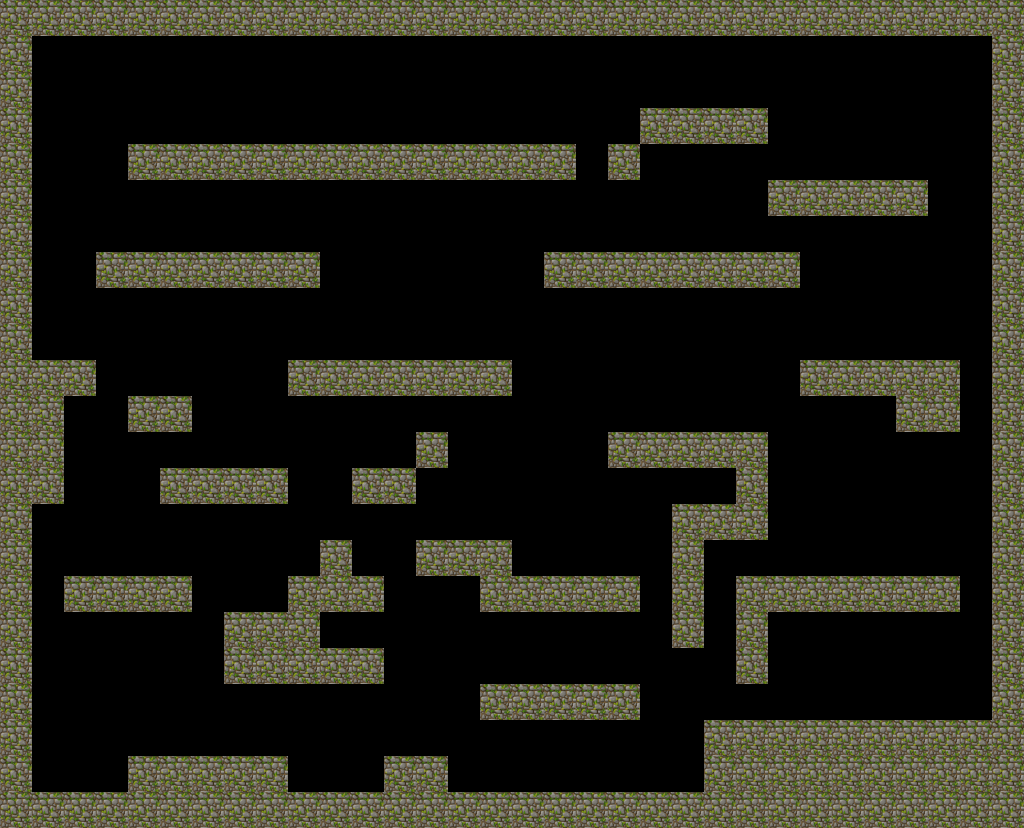

This game map was drawn from its Tiled (.tmx) file and the tilesets committed beside it. A one-line description and the trimmed map source follow:
An orthogonal 32x23 tile map with 32x36 px tiles, 1 tile layer (bloc).

<map version="1.10" tiledversion="1.10.0" orientation="orthogonal" renderorder="right-down" width="32" height="23" tilewidth="32" tileheight="36" infinite="0" nextlayerid="5" nextobjectid="1">
 <tileset firstgid="5" name="Tileset 32x36 n2" tilewidth="32" tileheight="36" tilecount="4" columns="2">
  <image source="Tileset 32x36 n2.png" width="64" height="72" />
 </tileset>
 <layer id="1" name="bloc" width="32" height="23">
  <data>[736 cells, 248 non-empty, 1 distinct tile ids]</data>
 </layer>
</map>